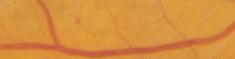
%> input picture Codes/KPIS003.jpg, 235 x 59 px, given in place of KPIS003.bmp, which was not available
$ octave celiang.m   (GNU Octave 9; MATLAB toolbox functions it lacks are replaced by stand-ins)
%> lines starting %> are read from the running program, lines starting %| are printed output that depends on the picture; in (x1, y1, x2, y2) boxes, pixels count from 0 and x2, y2 are one past the last pixel; in counts of white or black regions, pixels touching at a corner belong together; the program's own positions count from 1; pictures that were not available may be replaced by others from this repository, and a replacement may not be noted
clc
clear
%D:\下载\978-7-302-46774-8MATLAB智能算法代码\Intelligent algorithm\10\s10_4\Lenna.bmp'));%
close all
img= imread('G:\WorkSpace\Matlab\DownloadSet\KPIS\KPIS\KPIS003.bmp');%more quickly
%> img is the input picture: size 59x235x3 uint8; mean R, G, B 214.2, 143.5, 63.9
% [6 lines of commented-out code are left out]
img=rgb2gray(img);
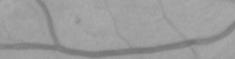
%> img: size 59x235 uint8; min 113, max 171, mean 155.6
cluster_num = 2;%设置分类数
maxiter = 60;%最大迭代次数
%-------------随机初始化标签----------------
%label = randi([1,cluster_num],size(img));
%-----------kmeans最为初始化预分割----------
label = kmeans(img(:),cluster_num);
label = reshape(label,size(img));
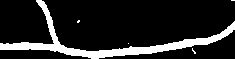
%> label: size 59x235 double; values 1 (black) and 2 (white), 14.4% white; 5 white regions (4 under 20 px), largest, box (x1, y1, x2, y2) and area: (0, 0, 235, 59) 1971
iter = 0;
b=label;
while iter < maxiter
    %-------计算先验概率---------------
    %这里我采用的是像素点和3*3领域的标签相同
    %与否来作为计算概率
    %------收集上下左右斜等八个方向的标签--------
    label_u = imfilter(label,[0,1,0;0,0,0;0,0,0],'replicate');
    label_d = imfilter(label,[0,0,0;0,0,0;0,1,0],'replicate');
    label_l = imfilter(label,[0,0,0;1,0,0;0,0,0],'replicate');
    label_r = imfilter(label,[0,0,0;0,0,1;0,0,0],'replicate');
    label_ul = imfilter(label,[1,0,0;0,0,0;0,0,0],'replicate');
    label_ur = imfilter(label,[0,0,1;0,0,0;0,0,0],'replicate');
    label_dl = imfilter(label,[0,0,0;0,0,0;1,0,0],'replicate');
    label_dr = imfilter(label,[0,0,0;0,0,0;0,0,1],'replicate');
    p_c = zeros(cluster_num,size(label,1)*size(label,2));
    %计算像素点8领域标签相对于每一类的相同个数
    for i = 1:cluster_num
        label_i = i * ones(size(label));
        temp = ~(label_i - label_u) + ~(label_i - label_d) + ...
            ~(label_i - label_l) + ~(label_i - label_r) + ...
            ~(label_i - label_ul) + ~(label_i - label_ur) + ...
            ~(label_i - label_dl) +~(label_i - label_dr);
        p_c(i,:) = temp(:)/8;%计算概率
    end
    p_c(find(p_c == 0)) = 0.001;%防止出现0
    %---------------计算似然函数----------------
    mu = zeros(1,cluster_num);
    sigma = zeros(1,cluster_num);
    %求出每一类的的高斯参数--均值方差
    for i = 1:cluster_num
        index = find(label == i);%找到每一类的点
        data_c = double(img(index));
        mu(i) = mean(data_c);%均值
        sigma(i) = var(data_c);%方差
    end
    p_sc = zeros(cluster_num,size(label,1)*size(label,2));
% [8 lines of commented-out code are left out]
    for j = 1:cluster_num
        MU = repmat(mu(j),size(img,1)*size(img,2),1);
        p_sc(j,:) = 1/sqrt(2*pi*sigma(j))*...
            exp(-(double(img(:))-MU).^2/2/sigma(j));
    end
    %找到联合一起的最大概率最为标签，取对数防止值太小
    [~,label] = max(log(p_c) + log(p_sc));
    %改大小便于显示
    label = reshape(label,size(img));
    %---------显示----------------
    if ~mod(iter,6)
        figure;
        n=1;
    end
    subplot(2,3,n);
    imshow(label,[]);
    t=label;
    title(['iter = ',num2str(iter)]);
    pause(0.1);
    n = n+1;
    iter = iter + 1;
end
%> this loop made 60 passes
%> pass 1, `label_r = imfilter(label,[0,0,0;0,0,1;0,0,0],'replicate');`:
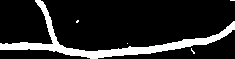
%> label_r: size 59x235 double; values 1 (black) and 2 (white), 14.4% white; 5 white regions (4 under 20 px), largest, box (x1, y1, x2, y2) and area: (0, 0, 235, 59) 1973
%> after the loop, iter = 60; mu = [160.2 134.2]; n = 7; sigma = [12.62 93.31]
%> after the loop:
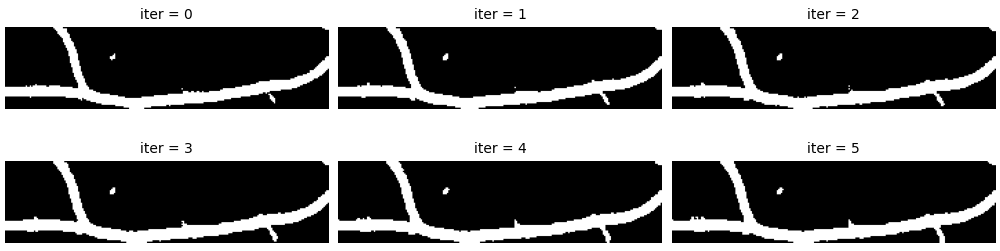
%> figure redrawn from the program's plot data, 6 panels
m=numel(t);
%> m = 13865
x=length(find(t==1));
%> x = 11430
y=min(x,m-x);
%> y = 2435
%I=imread('D:\下载\978-7-302-46774-8MATLAB智能算法代码\Intelligent algorithm\10\s10_4\rice_noise.tif');
BW1=edge(t,'Roberts',0.04);    	%Roberts算子
%> BW1: size 59x235 logical; 5.3% white in thin lines or dots
BW2=edge(t,'Sobel',0.04);    	%Sobel算子
%> BW2: size 59x235 logical; 6.4% white in thin lines or dots
BW6=edge(b,'Sobel',0.04);    	%Sobel算子
%> BW6: size 59x235 logical; 6.5% white in thin lines or dots
BW3=edge(t,'Prewitt',0.04);        	%Prewitt算子
%> BW3: size 59x235 logical; 6.3% white in thin lines or dots
BW4=edge(t,'LOG',0.004);         	% LOG算子
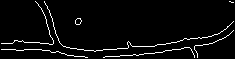
%> BW4: size 59x235 logical; 4.2% white in thin lines or dots
BW5=edge(t,'Canny',0.04);         	% Canny算子
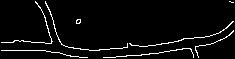
%> BW5: size 59x235 logical; 4.5% white in thin lines or dots
figure;
subplot(2,3,1),
imshow(t,[])
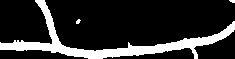
%> displayed picture: size 59x235, on the screen's scale of 0 to 255; 17.6% white; 3 white regions (2 under 20 px), largest, box (x1, y1, x2, y2) and area: (0, 0, 235, 59) 2404
title('分割后图像')
subplot(2,3,2),
imshow(BW1)
title('Roberts ')
subplot(2,3,3),
imshow(BW2)
title(' Sobel ')
subplot(2,3,4),
imshow(BW3)
title(' Prewitt ')
subplot(2,3,5),
imshow(BW4)
title(' LOG ')
subplot(2,3,6),
imshow(BW5)
title('Canny ')
g1=length(find(BW1==1))/2;
%> g1 = 367
g2=length(find(BW2==1))/2;
%> g2 = 442.5
g3=length(find(BW3==1))/2;
%> g3 = 433.5
g4=length(find(BW4==1))/2;
%> g4 = 289
g5=length(find(BW5==1))/2;
%> g5 = 312.5
g6=length(find(BW6==1))/2;
%> g6 = 450
h1=y/g1
%> h1 = 6.63
h2=y/g2
%> h2 = 5.5
h3=y/g3
%> h3 = 5.62
h4=y/g4
%> h4 = 8.43
h5=y/g5
%> h5 = 7.79
h6=y/g6
%> h6 = 5.41
